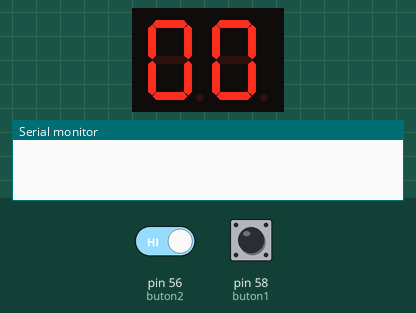
This sketch was run on a simulated Arduino Mega 2560, built with avr-gcc and run on an emulated ATmega2560. Parts: 2-digit seven-segment display, the last lines printed to the serial monitor. Wiring (inferred from the names in the program): 2-digit 7-segment display, segments lit when HIGH: segments pin 22, pin 18, pin 20, pin 28, pin 26, pin 24, pin 19; digit selects pin 11, pin 10. The test bench sets the inputs (shaded band); at power-on: pin 58 (buton1) HIGH, pin 56 (buton2) HIGH. The segment pins are drawn as the display they are named for.

Above: at 1.2 s.
1.3 s: pin 58 (buton1) pulled LOW for 1 s
At 3.2 s:
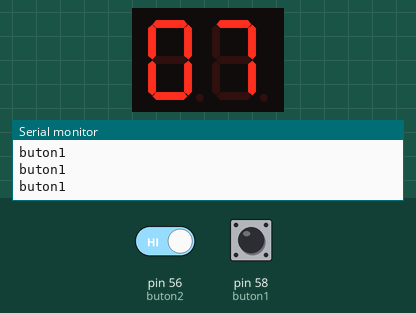
3.8 s: pin 58 (buton1) pulled LOW for 0.15 s
At 5.0 s:
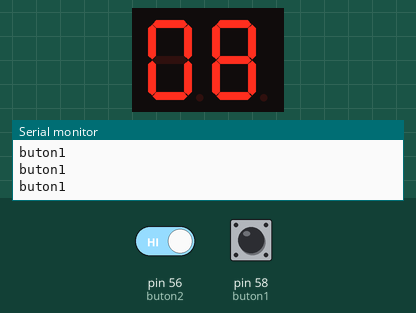
5.4 s: pin 56 (buton2) driven LOW and pin 58 (buton1) driven LOW
At 6.3 s:
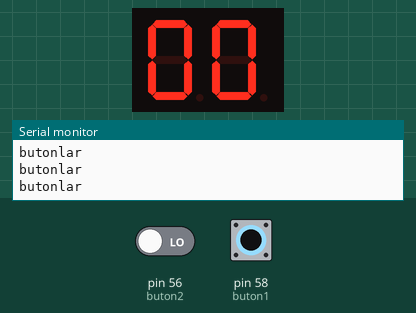
7.3 s: pin 56 (buton2) driven HIGH
At 7.58 s:
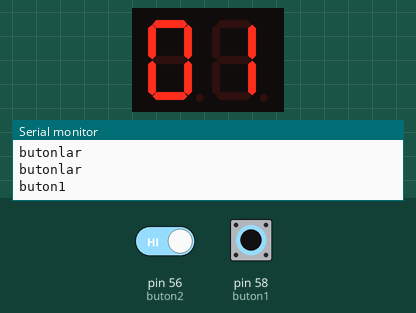
Timing chart, 0 to 10.3 s (numbered marks = the images above; inputs shaded):
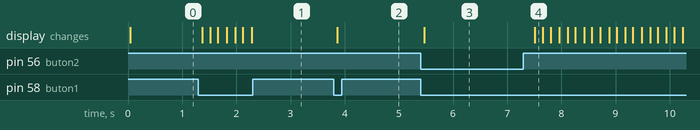

The sketch:

2_buton_odevi.ino
```cpp
#define a 22
#define b 18
#define c 20
#define d 28
#define e 26
#define f 24
#define g 19
#define D1 11
#define D2 10
#define buton1 58
#define buton2 56
int sayac = 0;
unsigned long sure;
bool buton1_durum, buton2_durum, butonlar_durum;

void d1AktifEt() {
  digitalWrite(D1, LOW);
  digitalWrite(D2, HIGH);
}
void d2AktifEt() {
  digitalWrite(D1, HIGH);
  digitalWrite(D2, LOW);
}
void sifir () {
  digitalWrite(a, HIGH);
  digitalWrite(b, HIGH);
  digitalWrite(c, HIGH);
  digitalWrite(d, HIGH);
  digitalWrite(e, HIGH);
  digitalWrite(f, HIGH);
  digitalWrite(g, LOW);
}
void bir () {
  digitalWrite(a, LOW);
  digitalWrite(b, HIGH);
  digitalWrite(c, HIGH);
  digitalWrite(d, LOW);
  digitalWrite(e, LOW);
  digitalWrite(f, LOW);
  digitalWrite(g, LOW);
}
void iki () {
  digitalWrite(a, HIGH);
  digitalWrite(b, HIGH);
  digitalWrite(c, LOW);
  digitalWrite(d, HIGH);
  digitalWrite(e, HIGH);
  digitalWrite(f, LOW);
  digitalWrite(g, HIGH);
}
void uc () {
  digitalWrite(a, HIGH);
  digitalWrite(b, HIGH);
  digitalWrite(c, HIGH);
  digitalWrite(d, HIGH);
  digitalWrite(e, LOW);
  digitalWrite(f, LOW);
  digitalWrite(g, HIGH);
}
void dort () {
  digitalWrite(a, LOW);
  digitalWrite(b, HIGH);
  digitalWrite(c, HIGH);
  digitalWrite(d, LOW);
  digitalWrite(e, LOW);
  digitalWrite(f, HIGH);
  digitalWrite(g, HIGH);
}
void bes () {
  digitalWrite(a, HIGH);
  digitalWrite(b, LOW);
  digitalWrite(c, HIGH);
  digitalWrite(d, HIGH);
  digitalWrite(e, LOW);
  digitalWrite(f, HIGH);
  digitalWrite(g, HIGH);
}
void alti () {
  digitalWrite(a, HIGH);
  digitalWrite(b, LOW);
  digitalWrite(c, HIGH);
  digitalWrite(d, HIGH);
  digitalWrite(e, HIGH);
  digitalWrite(f, HIGH);
  digitalWrite(g, HIGH);
}
void yedi () {
  digitalWrite(a, HIGH);
  digitalWrite(b, HIGH);
  digitalWrite(c, HIGH);
  digitalWrite(d, LOW);
  digitalWrite(e, LOW);
  digitalWrite(f, LOW);
  digitalWrite(g, LOW);
}
void sekiz () {
  digitalWrite(a, HIGH);
  digitalWrite(b, HIGH);
  digitalWrite(c, HIGH);
  digitalWrite(d, HIGH);
  digitalWrite(e, HIGH);
  digitalWrite(f, HIGH);
  digitalWrite(g, HIGH);
}
void dokuz () {
  digitalWrite(a, HIGH);
  digitalWrite(b, HIGH);
  digitalWrite(c, HIGH);
  digitalWrite(d, HIGH);
  digitalWrite(e, LOW);
  digitalWrite(f, HIGH);
  digitalWrite(g, HIGH);
}

void sayiYazdir(int sayi, int bekleme_suresi) {
  byte onlar_basamak = (sayi % 100) / 10;
  byte birler_basamak = sayi % 10;

  d1AktifEt();
  switch (onlar_basamak) {
    case 0: sifir(); break;
    case 1: bir(); break;
    case 2: iki(); break;
    case 3: uc(); break;
    case 4: dort(); break;
    case 5: bes(); break;
    case 6: alti(); break;
    case 7: yedi(); break;
    case 8: sekiz(); break;
    case 9: dokuz(); break;
  }
  delayMicroseconds(bekleme_suresi);
  d2AktifEt();
  switch (birler_basamak) {
    case 0: sifir(); break;
    case 1: bir(); break;
    case 2: iki(); break;
    case 3: uc(); break;
    case 4: dort(); break;
    case 5: bes(); break;
    case 6: alti(); break;
    case 7: yedi(); break;
    case 8: sekiz(); break;
    case 9: dokuz(); break;
  }
  delayMicroseconds(bekleme_suresi);
}
void setup() {
  pinMode(a, OUTPUT);
  pinMode(b, OUTPUT);
  pinMode(c, OUTPUT);
  pinMode(d, OUTPUT);
  pinMode(e, OUTPUT);
  pinMode(f, OUTPUT);
  pinMode(g, OUTPUT);
  pinMode(D1, OUTPUT);
  pinMode(D2, OUTPUT);
  pinMode(buton1, INPUT_PULLUP);
  pinMode(buton2, INPUT_PULLUP);
  Serial.begin(9600);
  sure = millis();
}

void loop() {
  buton1_durum = digitalRead(buton1);
  buton2_durum = digitalRead(buton2);
  butonlar_durum = digitalRead(buton1_durum and buton2_durum);
  if (buton1_durum == 0 and sayac < 99 and sure + 150 < millis()){
    Serial.println("buton1");
    sure = millis();
    sayac++;
  }
  if (buton2_durum == 0 and sayac > 0 and sure + 150 < millis()){
    Serial.println("buton2");
    sure = millis();
    sayac--;
  }
  if (buton1_durum == 0 and buton2_durum == 0 ){
     Serial.println("butonlar");
    sure = millis();
    sayac = 0;
  }

  sayiYazdir(sayac, 5000);

}
```

Measured:
- after the input at 1.3 s, the display: first changes after 0.07 s (image 1 shows a later state)
- after the input at 3.8 s, the display: changes after 0.06 s (image 2)
- after the input at 5.4 s, the display: changes after 0.07 s (image 3)
- after the input at 7.3 s, the display: changes after 0.21 s (image 4)
